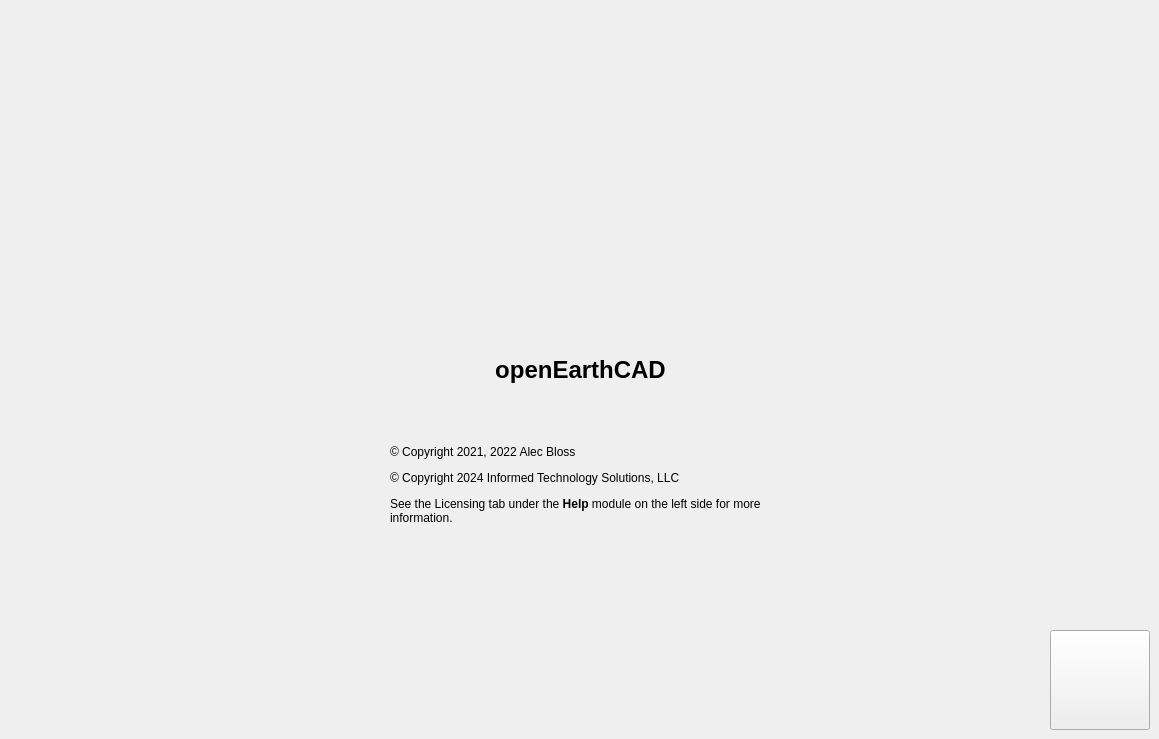
    <widget class="QWidget" name="tabHome">
     <attribute name="icon">
      <iconset>
       <normalon>:/Images/home-rotated.png</normalon>
      </iconset>
     </attribute>
     <attribute name="title">
      <string/>
     </attribute>
     <widget class="QLabel" name="LGNSSHOMEIMG">
      <property name="geometry">
       <rect>
        <x>380</x>
        <y>60</y>
        <width>391</width>
        <height>241</height>
       </rect>
      </property>
      <property name="text">
       <string>&lt;html&gt;&lt;head/&gt;&lt;body&gt;&lt;p&gt;&lt;img src=&quot;:/Images/overhead-satellite.png&quot; width=&quot;400&quot; height=&quot;250&quot;/&gt;&lt;/p&gt;&lt;/body&gt;&lt;/html&gt;</string>
      </property>
      <property name="alignment">
       <set>Qt::AlignmentFlag::AlignCenter</set>
      </property>
     </widget>
     <widget class="QLabel" name="label_LGNSSHOME">
      <property name="geometry">
       <rect>
        <x>480</x>
        <y>350</y>
        <width>201</width>
        <height>41</height>
       </rect>
      </property>
      <property name="text">
       <string>&lt;html&gt;&lt;head/&gt;&lt;body&gt;&lt;h1 style=&quot; margin-top:18px; margin-bottom:12px; margin-left:0px; margin-right:0px; -qt-block-indent:0; text-indent:0px;&quot;&gt;&lt;span style=&quot; font-size:xx-large; font-weight:700;&quot;&gt;openEarthCAD&lt;/span&gt;&lt;/h1&gt;&lt;/body&gt;&lt;/html&gt;</string>
      </property>
      <property name="alignment">
       <set>Qt::AlignmentFlag::AlignCenter</set>
      </property>
     </widget>
     <widget class="QLabel" name="label">
      <property name="geometry">
       <rect>
        <x>390</x>
        <y>420</y>
        <width>381</width>
        <height>131</height>
       </rect>
      </property>
      <property name="text">
       <string>&lt;html&gt;&lt;head/&gt;&lt;body&gt;&lt;p&gt;© Copyright 2021, 2022 Alec Bloss&lt;/p&gt;&lt;p&gt;© Copyright 2024 Informed Technology Solutions, LLC&lt;/p&gt;&lt;p&gt;See the Licensing tab under the &lt;span style=&quot; font-weight:700;&quot;&gt;Help&lt;/span&gt; module on the left side for more information.&lt;/p&gt;&lt;/body&gt;&lt;/html&gt;</string>
      </property>
      <property name="wordWrap">
       <bool>true</bool>
      </property>
     </widget>
     <widget class="QPushButton" name="systemExit">
      <property name="geometry">
       <rect>
        <x>1050</x>
        <y>630</y>
        <width>100</width>
        <height>100</height>
       </rect>
      </property>
      <property name="text">
       <string/>
      </property>
      <property name="icon">
       <iconset>
        <activeon>:/Images/power.png</activeon>
       </iconset>
      </property>
      <property name="iconSize">
       <size>
        <width>90</width>
        <height>90</height>
       </size>
      </property>
     </widget>
    </widget>
